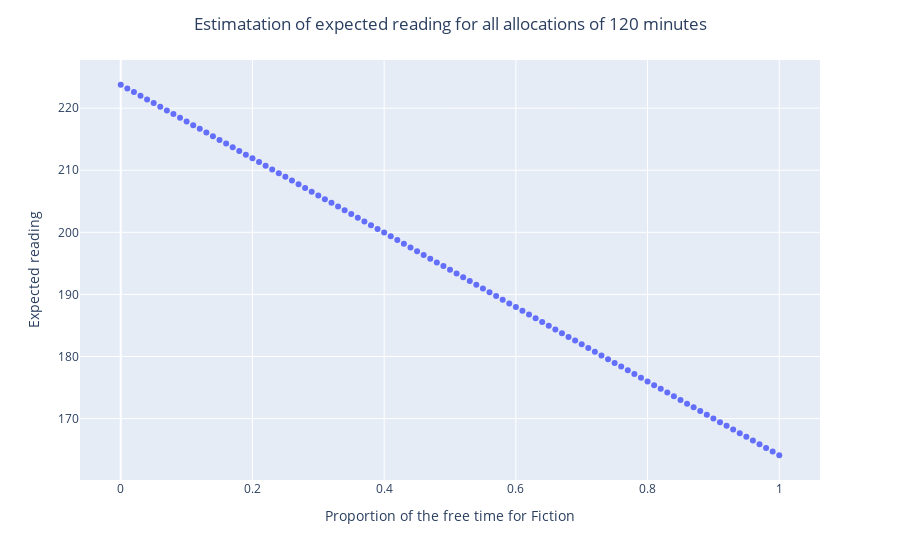

Source (notebook cell):
### Code cell
# Plot sales for various proportions between English and Spanish
fig = px.scatter(df_predictions, x="prop_fiction", y="Expected reading")
fig.update_layout(
    title="Estimatation of expected reading for all allocations of 120 minutes",
    title_x=0.5,
    xaxis_title="Proportion of the free time for Fiction",
    yaxis_title="Expected reading",
)
fig.show()

### Figure 1 — Plotly figure (JSON) as saved in the notebook; plotly's stock layout.template omitted (floating-point values rounded to 4 significant figures)
{"data": [{"hovertemplate": "prop_fiction=%{x}<br>Expected reading=%{y}<extra></extra>", "legendgroup": "", "marker": {"color": "#636efa", "symbol": "circle"}, "mode": "markers", "name": "", "orientation": "v", "showlegend": false, "type": "scatter", "x": [0, 0.01, 0.02, 0.03, 0.04, 0.05, 0.06, 0.07, 0.08, 0.09, 0.1, 0.11, 0.12, 0.13, 0.14, 0.15, 0.16, 0.17, 0.18, 0.19, 0.2, 0.21, 0.22, 0.23, 0.24, 0.25, 0.26, 0.27, 0.28, 0.29, 0.3, 0.31, 0.32, 0.33, 0.34, 0.35, 0.36, 0.37, 0.38, 0.39, 0.4, 0.41, 0.42, 0.43, 0.44, 0.45, 0.46, 0.47, 0.48, 0.49, 0.5, 0.51, 0.52, 0.53, 0.54, 0.55, 0.56, 0.57, 0.58, 0.59, 0.6, 0.61, 0.62, 0.63, 0.64, 0.65, 0.66, 0.67, 0.68, 0.69, 0.7, 0.71, 0.72, 0.73, 0.74, 0.75, 0.76, 0.77, 0.78, 0.79, 0.8, 0.81, 0.82, 0.83, 0.84, 0.85, 0.86, 0.87, 0.88, 0.89, 0.9, 0.91, 0.92, 0.93, 0.94, 0.95, 0.96, 0.97, 0.98, 0.99, 1], "xaxis": "x", "y": [223.8, 223.2, 222.6, 222.0, 221.4, 220.8, 220.2, 219.6, 219.0, 218.5, 217.9, 217.3, 216.7, 216.1, 215.5, 214.9, 214.3, 213.7, 213.1, 212.5, 211.9, 211.3, 210.7, 210.1, 209.5, 208.9, 208.3, 207.7, 207.1, 206.5, 205.9, 205.3, 204.7, 204.1, 203.6, 203.0, 202.4, 201.8, 201.2, 200.6, 200.0, 199.4, 198.8, 198.2, 197.6, 197.0, 196.4, 195.8, 195.2, 194.6, 194.0, 193.4, 192.8, 192.2, 191.6, 191.0, 190.4, 189.8, 189.2, 188.6, 188.0, 187.4, 186.8, 186.2, 185.6, 185.0, 184.4, 183.8, 183.2, 182.6, 182.0, 181.4, 180.8, 180.2, 179.6, 179.0, 178.4, 177.8, 177.2, 176.6, 176.0, 175.4, 174.8, 174.2, 173.6, 173.0, 172.4, 171.8, 171.2, 170.6, 170.0, 169.4, 168.8, 168.2, 167.6, 167.1, 166.5, 165.9, 165.3, 164.7, 164.1], "yaxis": "y"}], "layout": {"legend": {"tracegroupgap": 0}, "margin": {"t": 60}, "title": {"text": "Estimatation of expected reading for all allocations of 120 minutes", "x": 0.5}, "xaxis": {"anchor": "y", "domain": [0, 1], "title": {"text": "Proportion of the free time for Fiction"}}, "yaxis": {"anchor": "x", "domain": [0, 1], "title": {"text": "Expected reading"}}}}
